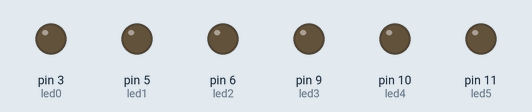
The sketch below on a simulated Arduino Uno, built with avr-gcc and run on an emulated ATmega328P. Parts: output pins drawn as LEDs (lit = HIGH).

Above: at 0.05 s.
At 0.6 s:
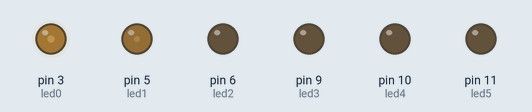
At 0.9 s:
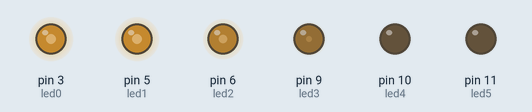
At 1.2 s:
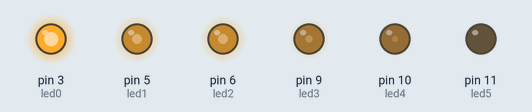
At 1.8 s:
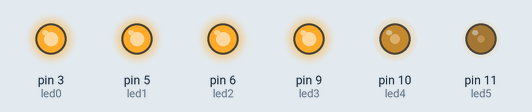
At 2.4 s:
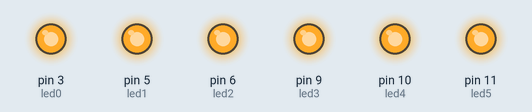
Timing chart, 0 to 5.5 s (numbered marks = the images above):
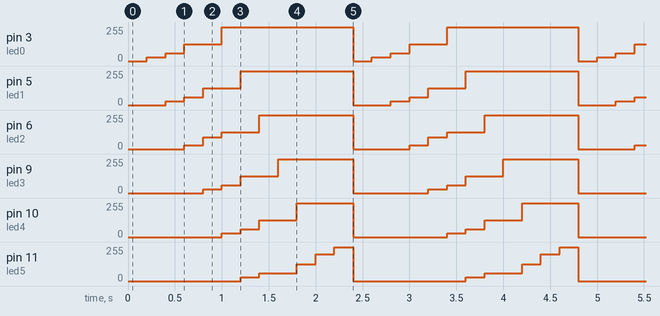

The sketch:

prog02.ino
```cpp
/**********************************************************************************
**                                                                               **
**                                 Fade LEDs                                     **
**                                                                               **
**                                                                               **
**********************************************************************************/

//********** Includes *************************************************************

//********** Variables ************************************************************
const int led0 = 3;          // donar nom al pin 3 de l’Arduino
const int led1 = 5;          // donar nom al pin 5 de l’Arduino
const int led2 = 6;          // donar nom al pin 6 de l’Arduino
const int led3 = 9;          // donar nom al pin 9 de l’Arduino
const int led4 = 10;         // donar nom al pin 10 de l’Arduino
const int led5 = 11;         // donar nom al pin 11 de l’Arduino
int velocitat = 200;         // velocitat de l'acció en ms

//********** Setup ****************************************************************
void setup()
{
  pinMode(led0, OUTPUT);     // definir el pin 3 com una sortida
  pinMode(led1, OUTPUT);     // definir el pin 5 com una sortida
  pinMode(led2, OUTPUT);     // definir el pin 6 com una sortida
  pinMode(led3, OUTPUT);     // definir el pin 9 com una sortida
  pinMode(led4, OUTPUT);     // definir el pin 10 com una sortida
  pinMode(led5, OUTPUT);     // definir el pin 11 com una sortida
}

//********** Loop *****************************************************************
void loop()
{


  analogWrite(led0, 0);     // 1
  analogWrite(led1, 0);     // posar PWM del pin 5 a 60
  analogWrite(led2, 0);     // posar PWM del pin 6 a 60
  analogWrite(led3, 0);     // posar PWM del pin 9 a 60
  analogWrite(led4, 0);     // posar PWM del pin 10 a 60
  analogWrite(led5, 0);     // posar PWM del pin 11 a 60

  delay(velocitat);          // es queden leds velocitat ms en aquest estat


  analogWrite(led0, 30);     // 2
  analogWrite(led1, 0);     // posar PWM del pin 5 a 60
  analogWrite(led2, 0);     // posar PWM del pin 6 a 60
  analogWrite(led3, 0);     // posar PWM del pin 9 a 60
  analogWrite(led4, 0);     // posar PWM del pin 10 a 60
  analogWrite(led5, 0);     // posar PWM del pin 11 a 60

  delay(velocitat);          // es queden leds velocitat ms en aquest estat

 analogWrite(led0, 60);     // 3
  analogWrite(led1, 30);     // posar PWM del pin 5 a 60
  analogWrite(led2, 0);     // posar PWM del pin 6 a 60
  analogWrite(led3, 0);     // posar PWM del pin 9 a 60
  analogWrite(led4, 0);     // posar PWM del pin 10 a 60
  analogWrite(led5, 0);     // posar PWM del pin 11 a 60

  delay(velocitat);          // es queden leds velocitat ms en aquest estat

 analogWrite(led0, 127);     // 4
  analogWrite(led1, 60);     // posar PWM del pin 5 a 60
  analogWrite(led2, 30);     // posar PWM del pin 6 a 60
  analogWrite(led3, 0);     // posar PWM del pin 9 a 60
  analogWrite(led4, 0);     // posar PWM del pin 10 a 60
  analogWrite(led5, 0);     // posar PWM del pin 11 a 60

  delay(velocitat);          // es queden leds velocitat ms en aquest estat

  analogWrite(led0, 127);     // 5
  analogWrite(led1, 127);     // posar PWM del pin 5 a 60
  analogWrite(led2, 600);     // posar PWM del pin 6 a 60
  analogWrite(led3, 30);     // posar PWM del pin 9 a 60
  analogWrite(led4, 0);     // posar PWM del pin 10 a 60
  analogWrite(led5, 0);     // posar PWM del pin 11 a 60

  delay(velocitat);          // es queden leds velocitat ms en aquest estat


 analogWrite(led0, 255);     // 6
  analogWrite(led1, 127);     // posar PWM del pin 5 a 60
  analogWrite(led2, 127);     // posar PWM del pin 6 a 60
  analogWrite(led3, 60);     // posar PWM del pin 9 a 60
  analogWrite(led4, 30);     // posar PWM del pin 10 a 60
  analogWrite(led5, 0);     // posar PWM del pin 11 a 60

  delay(velocitat);          // es queden leds velocitat ms en aquest estat


 analogWrite(led0, 255);     // 7
  analogWrite(led1, 255);     // posar PWM del pin 5 a 60
  analogWrite(led2, 127);     // posar PWM del pin 6 a 60
  analogWrite(led3, 127);     // posar PWM del pin 9 a 60
  analogWrite(led4, 60);     // posar PWM del pin 10 a 60
  analogWrite(led5, 30);     // posar PWM del pin 11 a 60

  delay(velocitat);          // es queden leds velocitat ms en aquest estat


  analogWrite(led0, 255);     // 8
  analogWrite(led1, 255);     // posar PWM del pin 5 a 60
  analogWrite(led2, 255);     // posar PWM del pin 6 a 60
  analogWrite(led3, 127);     // posar PWM del pin 9 a 60
  analogWrite(led4, 127);     // posar PWM del pin 10 a 60
  analogWrite(led5, 60);     // posar PWM del pin 11 a 60

  delay(velocitat);          // es queden leds velocitat ms en aquest estat

   analogWrite(led0, 255);     // 9
  analogWrite(led1, 255);     // posar PWM del pin 5 a 60
  analogWrite(led2, 255);     // posar PWM del pin 6 a 60
  analogWrite(led3, 255);     // posar PWM del pin 9 a 60
  analogWrite(led4, 127);     // posar PWM del pin 10 a 60
  analogWrite(led5, 60);     // posar PWM del pin 11 a 60

  delay(velocitat);          // es queden leds velocitat ms en aquest estat

  analogWrite(led0, 255);     // 10
  analogWrite(led1, 255);     // posar PWM del pin 5 a 60
  analogWrite(led2, 255);     // posar PWM del pin 6 a 60
  analogWrite(led3, 255);     // posar PWM del pin 9 a 60
  analogWrite(led4, 255);     // posar PWM del pin 10 a 60
  analogWrite(led5, 127);     // posar PWM del pin 11 a 60

  delay(velocitat);          // es queden leds velocitat ms en aquest estat

  analogWrite(led0, 255);     // 11
  analogWrite(led1, 255);     // posar PWM del pin 5 a 60
  analogWrite(led2, 255);     // posar PWM del pin 6 a 60
  analogWrite(led3, 255);     // posar PWM del pin 9 a 60
  analogWrite(led4, 255);     // posar PWM del pin 10 a 60
  analogWrite(led5, 200);     // posar PWM del pin 11 a 60

  delay(velocitat);          // es queden leds velocitat ms en aquest estat


  analogWrite(led0, 255);     // 12
  analogWrite(led1, 255);     // posar PWM del pin 5 a 60
  analogWrite(led2, 255);     // posar PWM del pin 6 a 60
  analogWrite(led3, 255);     // posar PWM del pin 9 a 60
  analogWrite(led4, 255);     // posar PWM del pin 10 a 60
  analogWrite(led5, 255);     // posar PWM del pin 11 a 60

  delay(velocitat);          // es queden leds velocitat ms en aquest estat

}

//********** Funcions *************************************************************
```

Measured:
- by itself, pin 3 (led0): repeats every 2.4 s: 60/255 0.20 s, 127/255 0.40 s, 255/255 1.4 s, 0/255 0.20 s, 30/255 0.20 s
- by itself, pin 5 (led1): repeats every 2.4 s: 60/255 0.20 s, 127/255 0.40 s, 255/255 1.2 s, 0/255 0.40 s, 30/255 0.20 s
- by itself, pin 6 (led2): repeats every 2.4 s: 88/255 0.20 s, 127/255 0.40 s, 255/255 1.0 s, 0/255 0.60 s, 30/255 0.20 s
- by itself, pin 9 (led3): repeats every 2.4 s: 60/255 0.20 s, 127/255 0.40 s, 255/255 0.80 s, 0/255 0.80 s, 30/255 0.20 s
- by itself, pin 10 (led4): repeats every 2.4 s: 60/255 0.20 s, 127/255 0.40 s, 255/255 0.60 s, 0/255 1.0 s, 30/255 0.20 s
- by itself, pin 11 (led5): repeats every 2.4 s: 60/255 0.40 s, 127/255 0.20 s, 200/255 0.20 s, 255/255 0.20 s, 0/255 1.2 s, 30/255 0.20 s
